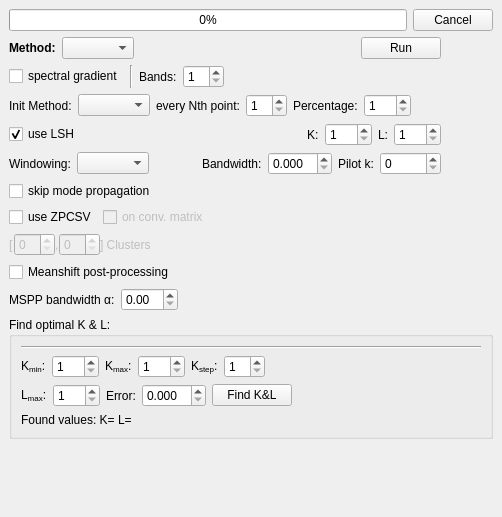
<?xml version="1.0" encoding="UTF-8"?>
<ui version="4.0">
 <class>UsSegmentationDock</class>
 <widget class="QDockWidget" name="UsSegmentationDock">
  <property name="geometry">
   <rect>
    <x>0</x>
    <y>0</y>
    <width>502</width>
    <height>517</height>
   </rect>
  </property>
  <property name="sizePolicy">
   <sizepolicy hsizetype="Preferred" vsizetype="Preferred">
    <horstretch>0</horstretch>
    <verstretch>0</verstretch>
   </sizepolicy>
  </property>
  <property name="windowTitle">
   <string>Clustering</string>
  </property>
  <widget class="QWidget" name="dockWidgetContents_5">
   <layout class="QVBoxLayout" name="verticalLayout">
    <item>
     <widget class="QWidget" name="usProgressWidget" native="true">
      <layout class="QHBoxLayout" name="horizontalLayout_17">
       <property name="margin">
        <number>0</number>
       </property>
       <item>
        <widget class="QProgressBar" name="usProgressBar">
         <property name="value">
          <number>0</number>
         </property>
        </widget>
       </item>
       <item>
        <widget class="QPushButton" name="usCancelButton">
         <property name="text">
          <string>Cancel</string>
         </property>
        </widget>
       </item>
      </layout>
     </widget>
    </item>
    <item>
     <layout class="QGridLayout" name="gridLayout">
      <item row="0" column="0">
       <widget class="QWidget" name="usLayoutWidget" native="true">
        <layout class="QHBoxLayout" name="usLayout">
         <property name="margin">
          <number>0</number>
         </property>
         <item>
          <widget class="QWidget" name="usSettingsWidget" native="true">
           <property name="sizePolicy">
            <sizepolicy hsizetype="Fixed" vsizetype="Preferred">
             <horstretch>0</horstretch>
             <verstretch>0</verstretch>
            </sizepolicy>
           </property>
           <layout class="QVBoxLayout" name="verticalLayout_14">
            <property name="margin">
             <number>0</number>
            </property>
            <item>
             <widget class="QWidget" name="widget_5" native="true">
              <layout class="QHBoxLayout" name="horizontalLayout_18">
               <property name="margin">
                <number>0</number>
               </property>
               <item>
                <widget class="QLabel" name="label_9">
                 <property name="text">
                  <string>&lt;b&gt;Method:&lt;/b&gt;</string>
                 </property>
                 <property name="textFormat">
                  <enum>Qt::RichText</enum>
                 </property>
                </widget>
               </item>
               <item>
                <widget class="QComboBox" name="usMethodBox">
                 <property name="sizeAdjustPolicy">
                  <enum>QComboBox::AdjustToContents</enum>
                 </property>
                </widget>
               </item>
               <item>
                <spacer name="horizontalSpacer_15">
                 <property name="orientation">
                  <enum>Qt::Horizontal</enum>
                 </property>
                 <property name="sizeHint" stdset="0">
                  <size>
                   <width>40</width>
                   <height>20</height>
                  </size>
                 </property>
                </spacer>
               </item>
               <item>
                <widget class="QPushButton" name="usGoButton">
                 <property name="text">
                  <string>Run</string>
                 </property>
                 <property name="icon">
                  <iconset resource="../gerbil.qrc">
                   <normaloff>:/toolbar/run</normaloff>:/toolbar/run</iconset>
                 </property>
                 <property name="iconSize">
                  <size>
                   <width>16</width>
                   <height>16</height>
                  </size>
                 </property>
                </widget>
               </item>
              </layout>
             </widget>
            </item>
            <item>
             <widget class="QWidget" name="widget_8" native="true">
              <layout class="QHBoxLayout" name="horizontalLayout_46">
               <property name="margin">
                <number>0</number>
               </property>
               <item>
                <widget class="QCheckBox" name="usGradientCheckBox">
                 <property name="toolTip">
                  <string>cluster within the spectral gradient</string>
                 </property>
                 <property name="text">
                  <string>spectral gradient</string>
                 </property>
                </widget>
               </item>
               <item>
                <widget class="Line" name="line_5">
                 <property name="orientation">
                  <enum>Qt::Vertical</enum>
                 </property>
                </widget>
               </item>
               <item>
                <widget class="QLabel" name="label_11">
                 <property name="toolTip">
                  <string>number of bands (interpolated from real image bands)</string>
                 </property>
                 <property name="text">
                  <string>Bands:</string>
                 </property>
                </widget>
               </item>
               <item>
                <widget class="QSpinBox" name="usBandsSpinBox">
                 <property name="toolTip">
                  <string extracomment="use a reduced number of bands"/>
                 </property>
                 <property name="minimum">
                  <number>1</number>
                 </property>
                </widget>
               </item>
               <item>
                <spacer name="horizontalSpacer_18">
                 <property name="orientation">
                  <enum>Qt::Horizontal</enum>
                 </property>
                 <property name="sizeHint" stdset="0">
                  <size>
                   <width>0</width>
                   <height>0</height>
                  </size>
                 </property>
                </spacer>
               </item>
              </layout>
             </widget>
            </item>
            <item>
             <widget class="QWidget" name="usInitWidget" native="true">
              <layout class="QHBoxLayout" name="horizontalLayout_19">
               <property name="margin">
                <number>0</number>
               </property>
               <item>
                <widget class="QLabel" name="label_12">
                 <property name="text">
                  <string>Init Method:</string>
                 </property>
                </widget>
               </item>
               <item>
                <widget class="QComboBox" name="usInitMethodBox"/>
               </item>
               <item>
                <widget class="QWidget" name="usInitJumpWidget" native="true">
                 <layout class="QFormLayout" name="formLayout_4">
                  <property name="fieldGrowthPolicy">
                   <enum>QFormLayout::AllNonFixedFieldsGrow</enum>
                  </property>
                  <property name="margin">
                   <number>0</number>
                  </property>
                  <item row="0" column="0">
                   <widget class="QLabel" name="label_13">
                    <property name="text">
                     <string>every Nth point:</string>
                    </property>
                   </widget>
                  </item>
                  <item row="0" column="1">
                   <widget class="QSpinBox" name="usInitJumpBox">
                    <property name="minimum">
                     <number>1</number>
                    </property>
                   </widget>
                  </item>
                 </layout>
                </widget>
               </item>
               <item>
                <widget class="QWidget" name="usInitPercentWidget" native="true">
                 <layout class="QFormLayout" name="formLayout_5">
                  <property name="fieldGrowthPolicy">
                   <enum>QFormLayout::AllNonFixedFieldsGrow</enum>
                  </property>
                  <property name="margin">
                   <number>0</number>
                  </property>
                  <item row="0" column="0">
                   <widget class="QLabel" name="label_14">
                    <property name="text">
                     <string>Percentage:</string>
                    </property>
                   </widget>
                  </item>
                  <item row="0" column="1">
                   <widget class="QSpinBox" name="usInitPercentBox">
                    <property name="minimum">
                     <number>1</number>
                    </property>
                    <property name="maximum">
                     <number>100</number>
                    </property>
                   </widget>
                  </item>
                 </layout>
                </widget>
               </item>
               <item>
                <spacer name="horizontalSpacer_19">
                 <property name="orientation">
                  <enum>Qt::Horizontal</enum>
                 </property>
                 <property name="sizeHint" stdset="0">
                  <size>
                   <width>0</width>
                   <height>0</height>
                  </size>
                 </property>
                </spacer>
               </item>
              </layout>
             </widget>
            </item>
            <item>
             <widget class="QWidget" name="widget" native="true">
              <layout class="QHBoxLayout" name="horizontalLayout_47">
               <property name="margin">
                <number>0</number>
               </property>
               <item>
                <widget class="QCheckBox" name="usLshCheckBox">
                 <property name="toolTip">
                  <string>speed-up with Locality Sensitive Hashing</string>
                 </property>
                 <property name="text">
                  <string>use LSH</string>
                 </property>
                 <property name="checked">
                  <bool>true</bool>
                 </property>
                </widget>
               </item>
               <item>
                <widget class="QWidget" name="usLshWidget" native="true">
                 <layout class="QGridLayout" name="gridLayout_6">
                  <property name="margin">
                   <number>0</number>
                  </property>
                  <item row="0" column="5">
                   <widget class="QSpinBox" name="usKSpinBox">
                    <property name="minimum">
                     <number>1</number>
                    </property>
                    <property name="maximum">
                     <number>999</number>
                    </property>
                   </widget>
                  </item>
                  <item row="0" column="6">
                   <widget class="QLabel" name="label_21">
                    <property name="text">
                     <string>L:</string>
                    </property>
                   </widget>
                  </item>
                  <item row="0" column="7">
                   <widget class="QSpinBox" name="usLSpinBox">
                    <property name="minimum">
                     <number>1</number>
                    </property>
                    <property name="maximum">
                     <number>999</number>
                    </property>
                   </widget>
                  </item>
                  <item row="0" column="3">
                   <spacer name="horizontalSpacer_16">
                    <property name="orientation">
                     <enum>Qt::Horizontal</enum>
                    </property>
                    <property name="sizeHint" stdset="0">
                     <size>
                      <width>40</width>
                      <height>20</height>
                     </size>
                    </property>
                   </spacer>
                  </item>
                  <item row="0" column="4">
                   <widget class="QLabel" name="label_20">
                    <property name="text">
                     <string>K:</string>
                    </property>
                   </widget>
                  </item>
                 </layout>
                </widget>
               </item>
              </layout>
             </widget>
            </item>
            <item>
             <widget class="QWidget" name="usBandwidthWidget" native="true">
              <layout class="QHBoxLayout" name="horizontalLayout_21">
               <property name="margin">
                <number>0</number>
               </property>
               <item>
                <widget class="QLabel" name="label_17">
                 <property name="text">
                  <string>Windowing:</string>
                 </property>
                </widget>
               </item>
               <item>
                <widget class="QComboBox" name="usBandwidthBox"/>
               </item>
               <item>
                <spacer name="horizontalSpacer_22">
                 <property name="orientation">
                  <enum>Qt::Horizontal</enum>
                 </property>
                 <property name="sizeHint" stdset="0">
                  <size>
                   <width>20</width>
                   <height>0</height>
                  </size>
                 </property>
                </spacer>
               </item>
               <item>
                <widget class="QWidget" name="usFixedBWWidget" native="true">
                 <layout class="QGridLayout" name="gridLayout_7">
                  <property name="margin">
                   <number>0</number>
                  </property>
                  <item row="0" column="0">
                   <widget class="QLabel" name="label_18">
                    <property name="text">
                     <string>Bandwidth:</string>
                    </property>
                   </widget>
                  </item>
                  <item row="0" column="1">
                   <widget class="QDoubleSpinBox" name="usFixedBWSpinBox">
                    <property name="decimals">
                     <number>3</number>
                    </property>
                    <property name="singleStep">
                     <double>0.005000000000000</double>
                    </property>
                   </widget>
                  </item>
                 </layout>
                </widget>
               </item>
               <item>
                <widget class="QWidget" name="usAdaptiveBWWidget" native="true">
                 <layout class="QGridLayout" name="gridLayout_8">
                  <property name="margin">
                   <number>0</number>
                  </property>
                  <item row="0" column="0">
                   <widget class="QLabel" name="label_19">
                    <property name="text">
                     <string>Pilot k:</string>
                    </property>
                   </widget>
                  </item>
                  <item row="0" column="1">
                   <widget class="QSpinBox" name="usPilotKSpinBox">
                    <property name="maximum">
                     <number>99999</number>
                    </property>
                   </widget>
                  </item>
                 </layout>
                </widget>
               </item>
              </layout>
             </widget>
            </item>
            <item>
             <widget class="QWidget" name="usSkipPropWidget" native="true">
              <layout class="QHBoxLayout" name="horizontalLayout_16">
               <property name="margin">
                <number>0</number>
               </property>
               <item>
                <widget class="QCheckBox" name="usSkipPropCheckBox">
                 <property name="text">
                  <string>skip mode propagation</string>
                 </property>
                </widget>
               </item>
               <item>
                <spacer name="horizontalSpacer_20">
                 <property name="orientation">
                  <enum>Qt::Horizontal</enum>
                 </property>
                 <property name="sizeHint" stdset="0">
                  <size>
                   <width>285</width>
                   <height>20</height>
                  </size>
                 </property>
                </spacer>
               </item>
              </layout>
             </widget>
            </item>
            <item>
             <widget class="QWidget" name="usSpectralWidget" native="true">
              <layout class="QVBoxLayout" name="verticalLayout_8">
               <property name="margin">
                <number>0</number>
               </property>
               <item>
                <layout class="QHBoxLayout" name="horizontalLayout_3">
                 <item>
                  <widget class="QCheckBox" name="usSpectralCheckBox">
                   <property name="text">
                    <string>use ZPCSV</string>
                   </property>
                  </widget>
                 </item>
                 <item>
                  <widget class="QCheckBox" name="usSpectralConvCheckBox">
                   <property name="enabled">
                    <bool>false</bool>
                   </property>
                   <property name="text">
                    <string>on conv. matrix</string>
                   </property>
                  </widget>
                 </item>
                 <item>
                  <spacer name="horizontalSpacer_12">
                   <property name="orientation">
                    <enum>Qt::Horizontal</enum>
                   </property>
                   <property name="sizeHint" stdset="0">
                    <size>
                     <width>40</width>
                     <height>20</height>
                    </size>
                   </property>
                  </spacer>
                 </item>
                </layout>
               </item>
               <item>
                <widget class="QWidget" name="usSpectralMinMaxWidget" native="true">
                 <property name="enabled">
                  <bool>false</bool>
                 </property>
                 <layout class="QHBoxLayout" name="usSpectralMinMaxWidget_2">
                  <property name="spacing">
                   <number>0</number>
                  </property>
                  <property name="margin">
                   <number>0</number>
                  </property>
                  <item>
                   <widget class="QLabel" name="label_7">
                    <property name="text">
                     <string>[</string>
                    </property>
                   </widget>
                  </item>
                  <item>
                   <widget class="QSpinBox" name="usSpectralMinBox">
                    <property name="toolTip">
                     <string>lower bound</string>
                    </property>
                   </widget>
                  </item>
                  <item>
                   <widget class="QLabel" name="label_5">
                    <property name="text">
                     <string>,</string>
                    </property>
                   </widget>
                  </item>
                  <item>
                   <widget class="QSpinBox" name="usSpectralMaxBox">
                    <property name="toolTip">
                     <string>upper bound</string>
                    </property>
                   </widget>
                  </item>
                  <item>
                   <widget class="QLabel" name="label_6">
                    <property name="text">
                     <string>] Clusters</string>
                    </property>
                   </widget>
                  </item>
                  <item>
                   <spacer name="spacer">
                    <property name="orientation">
                     <enum>Qt::Horizontal</enum>
                    </property>
                    <property name="sizeHint" stdset="0">
                     <size>
                      <width>40</width>
                      <height>20</height>
                     </size>
                    </property>
                   </spacer>
                  </item>
                 </layout>
                </widget>
               </item>
              </layout>
             </widget>
            </item>
            <item>
             <widget class="QWidget" name="usMSPPWidget" native="true">
              <layout class="QVBoxLayout" name="verticalLayout_9">
               <property name="margin">
                <number>0</number>
               </property>
               <item>
                <widget class="QCheckBox" name="usProbShiftMSPPCheckBox">
                 <property name="text">
                  <string>Meanshift post-processing</string>
                 </property>
                </widget>
               </item>
               <item>
                <widget class="QWidget" name="widget_2" native="true">
                 <layout class="QHBoxLayout" name="horizontalLayout_10">
                  <property name="margin">
                   <number>0</number>
                  </property>
                  <item>
                   <widget class="QLabel" name="label_8">
                    <property name="text">
                     <string>MSPP bandwidth α:</string>
                    </property>
                   </widget>
                  </item>
                  <item>
                   <widget class="QDoubleSpinBox" name="usProbShiftMSPPAlphaSpinBox"/>
                  </item>
                  <item>
                   <spacer name="horizontalSpacer_13">
                    <property name="orientation">
                     <enum>Qt::Horizontal</enum>
                    </property>
                    <property name="sizeHint" stdset="0">
                     <size>
                      <width>40</width>
                      <height>20</height>
                     </size>
                    </property>
                   </spacer>
                  </item>
                 </layout>
                </widget>
               </item>
              </layout>
             </widget>
            </item>
           </layout>
          </widget>
         </item>
         <item>
          <spacer name="horizontalSpacer_81">
           <property name="orientation">
            <enum>Qt::Horizontal</enum>
           </property>
           <property name="sizeHint" stdset="0">
            <size>
             <width>0</width>
             <height>0</height>
            </size>
           </property>
          </spacer>
         </item>
        </layout>
       </widget>
      </item>
      <item row="2" column="0">
       <widget class="QGroupBox" name="findKLWidget">
        <property name="title">
         <string>Find optimal K &amp;&amp; L:</string>
        </property>
        <layout class="QVBoxLayout" name="verticalLayout_12">
         <item>
          <widget class="Line" name="line_4">
           <property name="orientation">
            <enum>Qt::Horizontal</enum>
           </property>
          </widget>
         </item>
         <item>
          <layout class="QHBoxLayout" name="horizontalLayout_48">
           <item>
            <widget class="QLabel" name="kMinLabel_2">
             <property name="text">
              <string>&lt;!DOCTYPE HTML PUBLIC &quot;-//W3C//DTD HTML 4.0//EN&quot; &quot;http://www.w3.org/TR/REC-html40/strict.dtd&quot;&gt;
&lt;html&gt;&lt;head&gt;&lt;meta name=&quot;qrichtext&quot; content=&quot;1&quot; /&gt;&lt;style type=&quot;text/css&quot;&gt;
p, li { white-space: pre-wrap; }
&lt;/style&gt;&lt;/head&gt;&lt;body style=&quot; font-family:'Sans'; font-size:10pt; font-weight:400; font-style:normal;&quot;&gt;
&lt;table border=&quot;0&quot; style=&quot;-qt-table-type: root; margin-top:4px; margin-bottom:4px; margin-left:4px; margin-right:4px;&quot;&gt;
&lt;tr&gt;
&lt;td style=&quot;border: none;&quot;&gt;
&lt;p style=&quot; margin-top:0px; margin-bottom:0px; margin-left:0px; margin-right:0px; -qt-block-indent:0; text-indent:0px;&quot;&gt;&lt;span style=&quot; font-family:'Sans Serif'; font-size:9pt;&quot;&gt;K&lt;/span&gt;&lt;span style=&quot; font-family:'Sans Serif'; font-size:9pt; vertical-align:sub;&quot;&gt;min&lt;/span&gt;&lt;span style=&quot; font-family:'Sans Serif'; font-size:9pt;&quot;&gt;:&lt;/span&gt;&lt;/p&gt;&lt;/td&gt;&lt;/tr&gt;&lt;/table&gt;&lt;/body&gt;&lt;/html&gt;</string>
             </property>
            </widget>
           </item>
           <item>
            <widget class="QSpinBox" name="usFindKLKMinBox">
             <property name="minimum">
              <number>1</number>
             </property>
             <property name="maximum">
              <number>999</number>
             </property>
            </widget>
           </item>
           <item>
            <widget class="QLabel" name="label_15">
             <property name="text">
              <string>&lt;!DOCTYPE HTML PUBLIC &quot;-//W3C//DTD HTML 4.0//EN&quot; &quot;http://www.w3.org/TR/REC-html40/strict.dtd&quot;&gt;
&lt;html&gt;&lt;head&gt;&lt;meta name=&quot;qrichtext&quot; content=&quot;1&quot; /&gt;&lt;style type=&quot;text/css&quot;&gt;
p, li { white-space: pre-wrap; }
&lt;/style&gt;&lt;/head&gt;&lt;body style=&quot; font-family:'Sans'; font-size:10pt; font-weight:400; font-style:normal;&quot;&gt;
&lt;table style=&quot;-qt-table-type: root; margin-top:4px; margin-bottom:4px; margin-left:4px; margin-right:4px;&quot;&gt;
&lt;tr&gt;
&lt;td style=&quot;border: none;&quot;&gt;
&lt;p style=&quot; margin-top:0px; margin-bottom:0px; margin-left:0px; margin-right:0px; -qt-block-indent:0; text-indent:0px;&quot;&gt;&lt;span style=&quot; font-family:'Sans Serif'; font-size:9pt;&quot;&gt;K&lt;/span&gt;&lt;span style=&quot; font-family:'Sans Serif'; font-size:9pt; vertical-align:sub;&quot;&gt;max&lt;/span&gt;&lt;span style=&quot; font-family:'Sans Serif'; font-size:9pt;&quot;&gt;:&lt;/span&gt;&lt;/p&gt;&lt;/td&gt;&lt;/tr&gt;&lt;/table&gt;&lt;/body&gt;&lt;/html&gt;</string>
             </property>
            </widget>
           </item>
           <item>
            <widget class="QSpinBox" name="usFindKLKmaxBox">
             <property name="minimum">
              <number>1</number>
             </property>
             <property name="maximum">
              <number>999</number>
             </property>
            </widget>
           </item>
           <item>
            <widget class="QLabel" name="stepLabel_2">
             <property name="text">
              <string>&lt;!DOCTYPE HTML PUBLIC &quot;-//W3C//DTD HTML 4.0//EN&quot; &quot;http://www.w3.org/TR/REC-html40/strict.dtd&quot;&gt;
&lt;html&gt;&lt;head&gt;&lt;meta name=&quot;qrichtext&quot; content=&quot;1&quot; /&gt;&lt;style type=&quot;text/css&quot;&gt;
p, li { white-space: pre-wrap; }
&lt;/style&gt;&lt;/head&gt;&lt;body style=&quot; font-family:'Sans'; font-size:10pt; font-weight:400; font-style:normal;&quot;&gt;
&lt;table style=&quot;-qt-table-type: root; margin-top:4px; margin-bottom:4px; margin-left:4px; margin-right:4px;&quot;&gt;
&lt;tr&gt;
&lt;td style=&quot;border: none;&quot;&gt;
&lt;p style=&quot; margin-top:0px; margin-bottom:0px; margin-left:0px; margin-right:0px; -qt-block-indent:0; text-indent:0px;&quot;&gt;&lt;span style=&quot; font-family:'Sans Serif'; font-size:9pt;&quot;&gt;K&lt;/span&gt;&lt;span style=&quot; font-family:'Sans Serif'; font-size:9pt; vertical-align:sub;&quot;&gt;step&lt;/span&gt;&lt;span style=&quot; font-family:'Sans Serif'; font-size:9pt;&quot;&gt;:&lt;/span&gt;&lt;/p&gt;&lt;/td&gt;&lt;/tr&gt;&lt;/table&gt;&lt;/body&gt;&lt;/html&gt;</string>
             </property>
            </widget>
           </item>
           <item>
            <widget class="QSpinBox" name="usFindKLKStepBox">
             <property name="minimum">
              <number>1</number>
             </property>
            </widget>
           </item>
           <item>
            <spacer name="horizontalSpacer_17">
             <property name="orientation">
              <enum>Qt::Horizontal</enum>
             </property>
             <property name="sizeHint" stdset="0">
              <size>
               <width>40</width>
               <height>20</height>
              </size>
             </property>
            </spacer>
           </item>
          </layout>
         </item>
         <item>
          <layout class="QHBoxLayout" name="horizontalLayout_50">
           <item>
            <widget class="QLabel" name="label_16">
             <property name="text">
              <string>&lt;!DOCTYPE HTML PUBLIC &quot;-//W3C//DTD HTML 4.0//EN&quot; &quot;http://www.w3.org/TR/REC-html40/strict.dtd&quot;&gt;
&lt;html&gt;&lt;head&gt;&lt;meta name=&quot;qrichtext&quot; content=&quot;1&quot; /&gt;&lt;style type=&quot;text/css&quot;&gt;
p, li { white-space: pre-wrap; }
&lt;/style&gt;&lt;/head&gt;&lt;body style=&quot; font-family:'Sans'; font-size:10pt; font-weight:400; font-style:normal;&quot;&gt;
&lt;table border=&quot;0&quot; style=&quot;-qt-table-type: root; margin-top:4px; margin-bottom:4px; margin-left:4px; margin-right:4px;&quot;&gt;
&lt;tr&gt;
&lt;td style=&quot;border: none;&quot;&gt;
&lt;p style=&quot; margin-top:0px; margin-bottom:0px; margin-left:0px; margin-right:0px; -qt-block-indent:0; text-indent:0px;&quot;&gt;&lt;span style=&quot; font-family:'Sans Serif'; font-size:9pt;&quot;&gt;L&lt;/span&gt;&lt;span style=&quot; font-family:'Sans Serif'; font-size:9pt; vertical-align:sub;&quot;&gt;max&lt;/span&gt;&lt;span style=&quot; font-family:'Sans Serif'; font-size:9pt;&quot;&gt;:&lt;/span&gt;&lt;/p&gt;&lt;/td&gt;&lt;/tr&gt;&lt;/table&gt;&lt;/body&gt;&lt;/html&gt;</string>
             </property>
            </widget>
           </item>
           <item>
            <widget class="QSpinBox" name="usFindKLLmaxBox">
             <property name="minimum">
              <number>1</number>
             </property>
             <property name="maximum">
              <number>999</number>
             </property>
            </widget>
           </item>
           <item>
            <widget class="QLabel" name="epsilonLabel_2">
             <property name="text">
              <string>Error:</string>
             </property>
            </widget>
           </item>
           <item>
            <widget class="QDoubleSpinBox" name="usFindKLEpsilonBox">
             <property name="decimals">
              <number>3</number>
             </property>
             <property name="singleStep">
              <double>0.010000000000000</double>
             </property>
            </widget>
           </item>
           <item>
            <widget class="QPushButton" name="usFindKLGoButton">
             <property name="sizePolicy">
              <sizepolicy hsizetype="Fixed" vsizetype="Fixed">
               <horstretch>0</horstretch>
               <verstretch>0</verstretch>
              </sizepolicy>
             </property>
             <property name="text">
              <string>Find K&amp;&amp;L</string>
             </property>
             <property name="autoDefault">
              <bool>false</bool>
             </property>
             <property name="default">
              <bool>false</bool>
             </property>
             <property name="flat">
              <bool>false</bool>
             </property>
            </widget>
           </item>
           <item>
            <spacer name="horizontalSpacer_21">
             <property name="orientation">
              <enum>Qt::Horizontal</enum>
             </property>
             <property name="sizeHint" stdset="0">
              <size>
               <width>40</width>
               <height>20</height>
              </size>
             </property>
            </spacer>
           </item>
          </layout>
         </item>
         <item>
          <widget class="QWidget" name="usFoundKLWidget" native="true">
           <layout class="QHBoxLayout" name="horizontalLayout_49">
            <property name="margin">
             <number>0</number>
            </property>
            <item>
             <widget class="QLabel" name="usFoundKLLabel">
              <property name="enabled">
               <bool>true</bool>
              </property>
              <property name="text">
               <string>Found values: K= L=</string>
              </property>
             </widget>
            </item>
           </layout>
          </widget>
         </item>
        </layout>
       </widget>
      </item>
     </layout>
    </item>
    <item>
     <spacer name="verticalSpacer">
      <property name="orientation">
       <enum>Qt::Vertical</enum>
      </property>
      <property name="sizeHint" stdset="0">
       <size>
        <width>20</width>
        <height>40</height>
       </size>
      </property>
     </spacer>
    </item>
   </layout>
  </widget>
 </widget>
 <resources>
  <include location="../gerbil.qrc"/>
 </resources>
 <connections/>
</ui>
